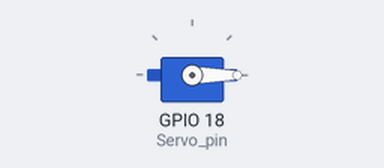
A program run on a simulated Raspberry Pi (BCM pin numbers). Shown: servo. Servo angles are drawn from the pulse width (0.5 ms = 0°, 2.5 ms = 180°).

Above: at 0.05 s.
At 0.55 s:
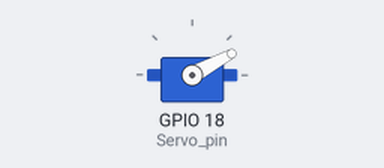
At 1.05 s:
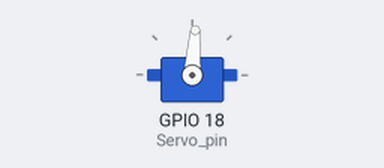
At 2.1 s:
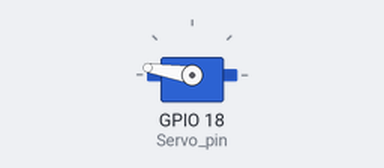
Timing chart, 0 to 4.8 s (numbered marks = the images above):
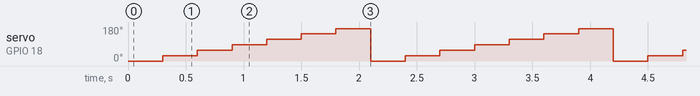

Measured:
- by itself, servo on GPIO 18 (Servo_pin): repeats every 2.1 s: 57° 0.30 s, 86° 0.30 s, 114° 0.30 s, 143° 0.30 s, 171° 0.30 s, 0° 0.30 s, 28° 0.30 s

The program:

servo_test.py
```python
#必要なモジュールをインポート
import RPi.GPIO as GPIO             #GPIO用のモジュールをインポート
import time                         #時間制御用のモジュールをインポート
import sys                          #sysモジュールをインポート

#ポート番号の定義
Servo_pin = 18                      #変数"Servo_pin"に18を格納

#GPIOの設定
GPIO.setmode(GPIO.BCM)              #GPIOのモードを"GPIO.BCM"に設定
GPIO.setup(Servo_pin, GPIO.OUT)     #GPIO18を出力モードに設定

#PWMの設定
#サーボモータSG90の周波数は50[Hz]
Servo = GPIO.PWM(Servo_pin, 50)     #GPIO.PWM(ポート番号, 周波数[Hz])

Servo.start(0)                      #Servo.start(デューティ比[0-100%])

#角度からデューティ比を求める関数
def servo_angle(angle):
    duty = 2.5 + (12.0 - 2.5) * (angle + 90) / 180   #角度からデューティ比を求める
    Servo.ChangeDutyCycle(duty)     #デューティ比を変更
    time.sleep(0.3)                 #0.3秒間待つ

#while文で無限ループ
#サーボモータの角度をデューティ比で制御
#Servo.ChangeDutyCycle(デューティ比[0-100%])
while True:
    try:
        servo_angle(-90)               #サーボモータ -90°
        servo_angle(-60)               #サーボモータ -60°
        servo_angle(-30)               #サーボモータ -30°
        servo_angle(0)                 #サーボモータ  0°
        servo_angle(30)                #サーボモータ  30°
        servo_angle(60)                #サーボモータ  60°
        servo_angle(90)                #サーボモータ  90°
    except KeyboardInterrupt:          #Ctrl+Cキーが押された
        Servo.stop()                   #サーボモータをストップ
        GPIO.cleanup()                 #GPIOをクリーンアップ
        sys.exit()                     #プログラムを終了
```
